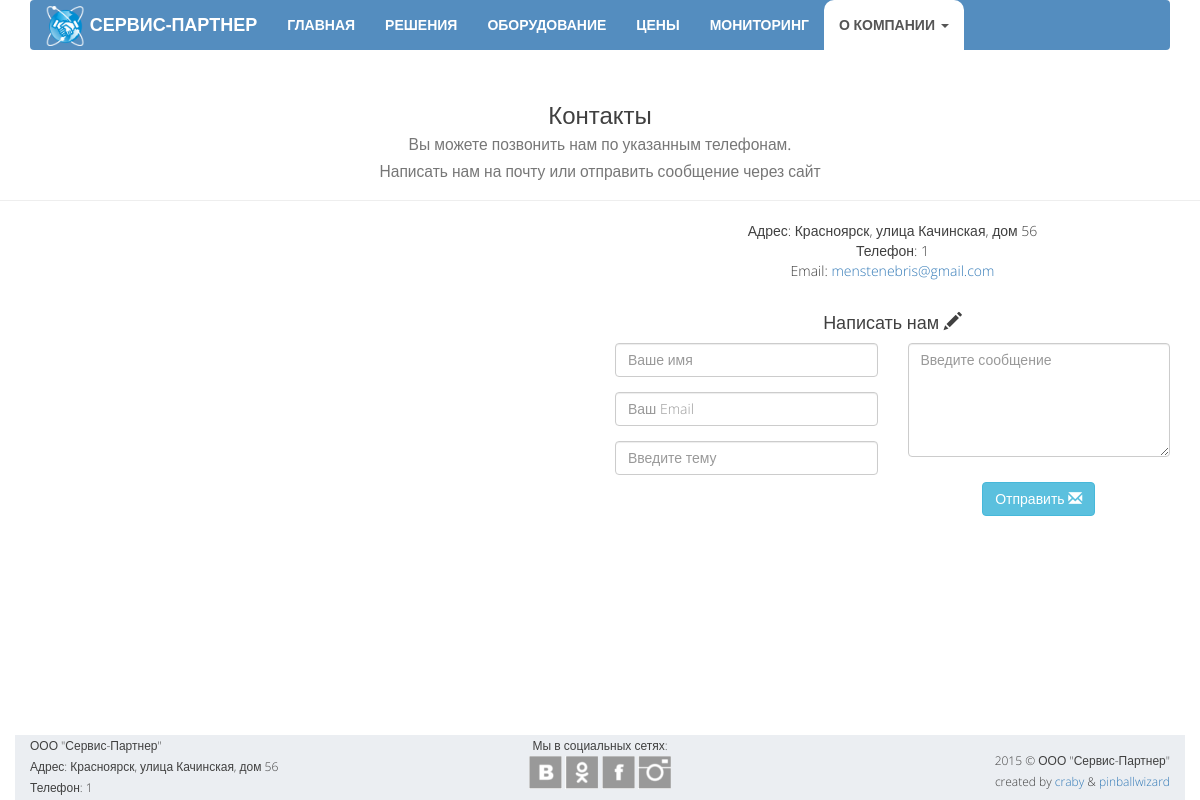
Before: /contacts with the older database file.
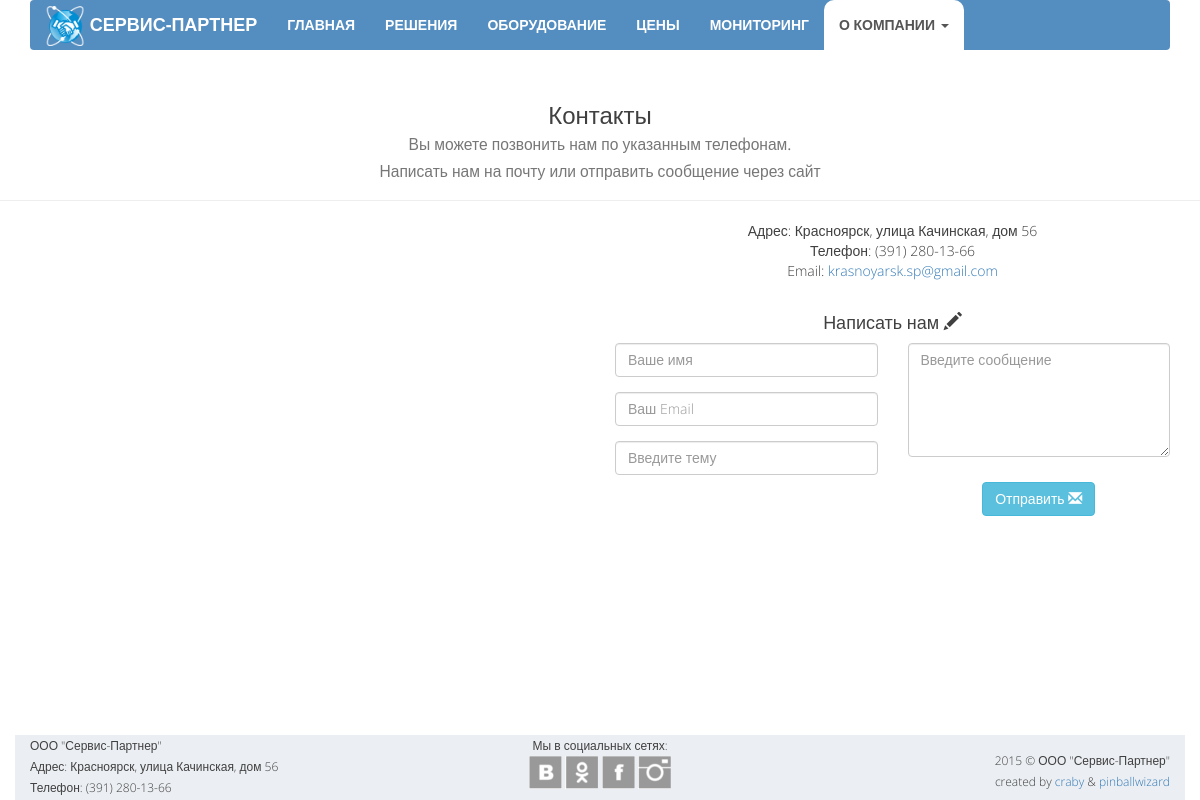
After: the same page with the newer database file.
### opensky/models.py (models this page shows, shortened)
class Office(models.Model):
    MAP_CHOICES = (
        ('yandex#map', 'Схема'),
        ('yandex#satellite', 'Спутник'),
        ('yandex#hybrid', 'Гибрид'),
        ('yandex#publicMap', 'Народная'),
        ('yandex#publicMapHybrid', 'Народная+Гибрид'),
    )
    address = models.CharField("Контактный адресс", max_length=100, blank=True)
    email = models.EmailField("Контактная почта", max_length=50, blank=True)
    phone1 = models.CharField("Телефон офиса", max_length=15, blank=True)
    phone2 = models.CharField("Телефон техподдержки", max_length=15, blank=True)
    latitude = models.CharField("Широта", max_length=10)
    longitude = models.CharField("Долгота", max_length=10)
    maptype = models.CharField("Тип карты", max_length=30, choices=MAP_CHOICES, default='yandex#map')

### opensky/views.py (the view, shortened to what this page needs)
# urls.py: url(r'^contacts', views.contacts, name='contacts'),
def contacts(request):
    office = Office.objects.get(pk=1)
    office_mail = office.email
    server_mail = 'ooo.service-partner@yandex.ru'
    data = {
        'office': office,
        'widgets': SocialWidget.objects.all(),
        'form': MailForm(),
        'thank': False,
        'color': {},
    }
    return render(request, 'opensky/contacts.html', data)

### opensky/views.py (shortened to what this page needs)
class MailForm(forms.ModelForm):
    color = {}
    class Meta:
        model = Mail
        fields = ['sender', 'email', 'subject', 'message']
        localized_fields = ('__all__',)
        widgets = {
            'sender': forms.TextInput(attrs={
                'placeholder': 'Ваше имя',
                'type': 'text',
                'class': 'form-control',
            }),
            'email': forms.EmailInput(attrs={
                'placeholder': 'Ваш Email',
                'type': 'email',
                'class': 'form-control',
            }),
            'subject': forms.TextInput(attrs={
                'placeholder': 'Введите тему',
                'type': 'text',
                'class': 'form-control',
            }),
            'message': forms.Textarea(attrs={
                'placeholder': 'Введите сообщение',
                'type':'text',
                'class': 'form-control',
                'rows': 5,
            }),
        }

### opensky/templates/opensky/contacts.html (shortened to what this page needs)
{% extends "opensky/template.html" %}
{% block body %}
    <div class="page-header text-center">
        <h3>Контакты <br>
            <small>Вы можете позвонить нам по указанным телефонам.<br>
                Написать нам на почту или отправить сообщение через сайт</small></h3>
    </div>
    <div class="container">
        <div class="row">
            <div class="col-md-6">
                <div id="map" data-maptype="{{ office.maptype }}" data-latitude="{{ office.latitude }}" data-longitude="{{ office.longitude }}" style="width:100%; height:400px"></div>
            </div>
            <div class="col-md-6 text-center">
                <address>
                    Адрес: {{ office.address }}<br/>
                    Телефон: {{ office.phone1 }}<br/>
                    Email: {{ office.email|urlize }}
                </address>
                <div class="row">
                    <form action="{% url 'contacts' %}" role="form" method="post">
                        <h4>Написать нам <span class="glyphicon glyphicon-pencil"></span></h4>
                        <div class="col-md-6">
                            <div class="form-group {{ color.sender }} fieldWrapper">
                                {{ form.sender }}
                            </div>
                            <div class="form-group {{ color.email }} fieldWrapper">
                                {{ form.email }}
                            </div>
                            <div class="form-group {{ color.subject }} fieldWrapper">
                                {{ form.subject }}
                            </div>
                        </div>
                        <div class="col-md-6">
                            <div class="form-group {{ color.message }} fieldWrapper">
                                {{ form.message }}
                            </div>
                        </div>
                        <button class="btn btn-info btn-primary btn-md contact-btn" type="submit">Отправить
                            <span class="glyphicon glyphicon-envelope" aria-hidden="true"></span>
                        </button>
                    </form>
                </div>
            </div>
        </div>
    </div>
{% endblock %}

### opensky/templates/opensky/template.html (shortened to what this page needs)
<!DOCTYPE html>
<html>
<head lang="en">
    {% load staticfiles %}
    <link rel="stylesheet" href="https://maxcdn.bootstrapcdn.com/bootstrap/3.3.4/css/bootstrap.min.css">
    <link href="{% static 'opensky/style/mystyle.css' %}" rel="stylesheet">
</head>
<body>
    {% block header %}
    <header class="header">
        <div class="container">
            <nav class="navbar navbar-default">
                <div class="navbar-header hidden-sm">
                    <a class="navbar-brand" href="{% url 'home' %}">
                        <img src="{% static 'opensky/images/logo-small.png' %}" height="40px" width="40px">
                        <span class="hidden-md">СЕРВИС-ПАРТНЕР</span>
                    </a>
                </div>
                <div class="collapse navbar-collapse" id="myNavbar">
                    <ul class="mynav nav navbar-nav">
                        <li><a href="{% url 'home' %}">ГЛАВНАЯ</a></li>
                        <li><a href="{% url 'features' %}">РЕШЕНИЯ</a></li>
                        <li><a href="{% url 'equipment' %}">ОБОРУДОВАНИЕ</a></li>
                        <li><a href="{% url 'pricing' %}">ЦЕНЫ</a></li>
                        <li><a href="{% url 'services' %}">МОНИТОРИНГ</a></li>
                        <li class="dropdown text-nowrap">
                            <a class="dropdown-toggle" data-toggle="dropdown" id="menu1" href="#">
                                О КОМПАНИИ
                                <span class="caret"></span>
                            </a>
                        </li>
                    </ul>
                </div>
            </nav>
        </div>
    </header>
    {% endblock header %}
    {% block body %}
    {% endblock body %}
    <footer class="footer">
        <div class="container">
            <div class="row">
                <div class="col-md-4 hidden-xs hidden-sm">
                    ООО "Сервис-Партнер"<br>
                    Адрес: {{ office.address }}<br>
                    Телефон: {{ office.phone1 }}
                </div>
                <div class="col-md-4 col-xs-6 text-center">
                    Мы в социальных сетях:<br>
                    {% for widget in widgets %}
                        <a href="{{ widget.url }}"><div class="s-l {{ widget.name }}"></div></a>
                    {% endfor %}
                </div>
                <div class="col-md-4 col-xs-6 text-right">
                    <span>2015 © ООО "Сервис-Партнер"<br> created by
                        <a href="https://github.com/craby-c">craby</a> &
                        <a href="https://github.com/pinballwizard">pinballwizard</a>
                    </span>
                </div>
            </div>
        </div>
    </footer>
</body>
</html>

Changed rows visible on the page:
changed Office "Красноярск, улица Качинская, дом 56": phone1 "1" → "(391) 280-13-66"; email "menstenebris@gmail.com" → "krasnoyarsk.sp@gmail.com"
